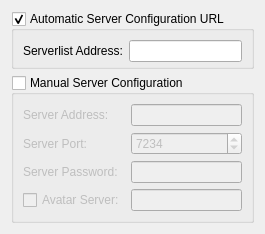
           <widget class="QWidget" name="tab_2">
            <attribute name="title">
             <string>Server</string>
            </attribute>
            <layout class="QVBoxLayout" name="verticalLayout_3">
             <item>
              <widget class="QGroupBox" name="groupBox_automaticServerConfig">
               <property name="title">
                <string>Automatic Server Configuration URL</string>
               </property>
               <property name="checkable">
                <bool>true</bool>
               </property>
               <layout class="QHBoxLayout" name="horizontalLayout_9">
                <property name="bottomMargin">
                 <number>4</number>
                </property>
                <item>
                 <widget class="QLabel" name="label_18">
                  <property name="text">
                   <string>Serverlist Address:</string>
                  </property>
                 </widget>
                </item>
                <item>
                 <widget class="QLineEdit" name="lineEdit_InternetServerListAddress"/>
                </item>
               </layout>
              </widget>
             </item>
             <item>
              <widget class="QGroupBox" name="groupBox_manualServerConfig">
               <property name="title">
                <string>Manual Server Configuration</string>
               </property>
               <property name="checkable">
                <bool>true</bool>
               </property>
               <property name="checked">
                <bool>false</bool>
               </property>
               <layout class="QGridLayout" name="gridLayout_4">
                <item row="2" column="0">
                 <widget class="QLabel" name="label_37">
                  <property name="text">
                   <string>Server Password:</string>
                  </property>
                 </widget>
                </item>
                <item row="0" column="0">
                 <widget class="QLabel" name="label_41">
                  <property name="text">
                   <string>Server Address:</string>
                  </property>
                  <property name="buddy">
                   <cstring>lineEdit_InternetServerAddress</cstring>
                  </property>
                 </widget>
                </item>
                <item row="0" column="2">
                 <widget class="QLineEdit" name="lineEdit_InternetServerAddress">
                  <property name="maxLength">
                   <number>60</number>
                  </property>
                 </widget>
                </item>
                <item row="3" column="0">
                 <widget class="QCheckBox" name="checkBox_useAvatarServer">
                  <property name="text">
                   <string>Avatar Server:</string>
                  </property>
                 </widget>
                </item>
                <item row="1" column="0">
                 <widget class="QLabel" name="label_31">
                  <property name="text">
                   <string>Server Port:</string>
                  </property>
                  <property name="buddy">
                   <cstring>spinBox_InternetServerPort</cstring>
                  </property>
                 </widget>
                </item>
                <item row="1" column="2">
                 <widget class="QSpinBox" name="spinBox_InternetServerPort">
                  <property name="minimum">
                   <number>80</number>
                  </property>
                  <property name="maximum">
                   <number>65535</number>
                  </property>
                  <property name="value">
                   <number>7234</number>
                  </property>
                 </widget>
                </item>
                <item row="3" column="2">
                 <widget class="QLineEdit" name="lineEdit_avatarServerAddress"/>
                </item>
                <item row="2" column="2">
                 <widget class="QLineEdit" name="lineEdit_InternetServerPassword">
                  <property name="echoMode">
                   <enum>QLineEdit::EchoMode::Password</enum>
                  </property>
                 </widget>
                </item>
               </layout>
              </widget>
             </item>
            </layout>
           </widget>
